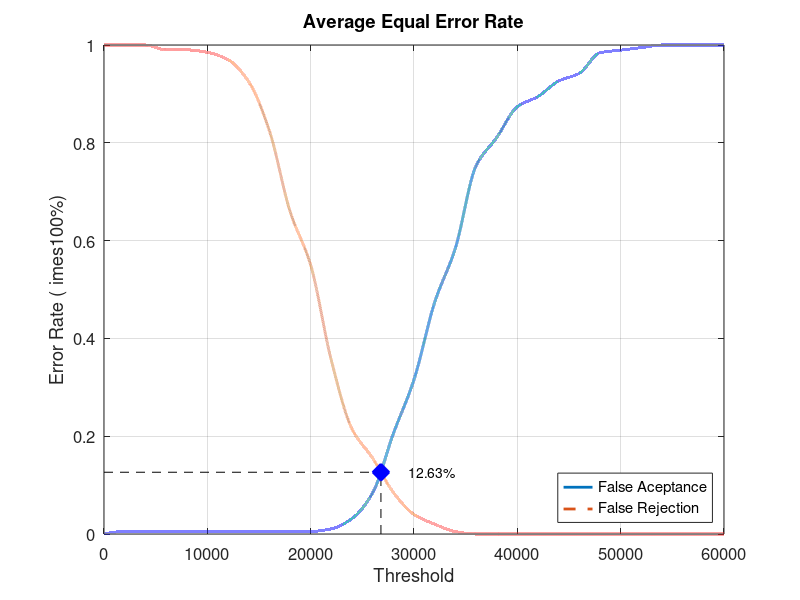
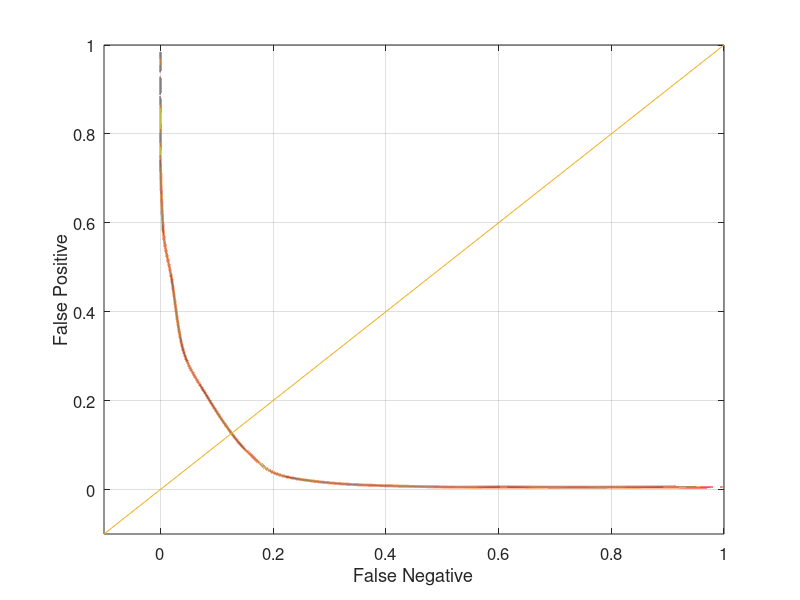

Write the MATLAB code that produced these figures, in order.
close all;
clear;
clc;
x = 0:2000:60000;
xq = 0:0.5:60000;

y0 = [0 0.00526316 0.00526316 0.00526316 0.00526316 0.00526316 0.00526316 0.00526316 0.00526316 0.00526316 0.00526316 0.0105263 0.0315789 0.0842105 0.205263 0.315789 0.473684 0.584211 0.752632 0.810526 0.873684 0.894737 0.926316 0.942105 0.984211 0.989474 0.994737 1 1 1 1]
yy0 = interp1(x, y0, xq, 'pchip');
y1 = [1 1 1 0.99 0.99 0.985 0.97 0.925 0.825 0.66 0.55 0.355 0.215 0.155 0.085 0.04 0.02 0.005 0 0 0 0 0 0 0 0 0 0 0 0 0]
yy1 = interp1(x, y1, xq, 'pchip');

% Calculating EER: 
y2 = abs(y0 - y1);
find(y2 == min(y2))
yy2 = abs(yy0 - yy1);
xEER = find(yy2 == min(yy2));
xEERIndex = xq(xEER) % X-axis EER
yEER = yy0(xEER) % Y-axis EER

main = figure
plot(xq, yy0,'-','LineWidth', 2);	hold on
plot(xq, yy1,'--','LineWidth', 2);	hold on
plot([xEERIndex xEERIndex], [0 yEER], 'k--');	hold on
plot([0 xEERIndex], [yEER yEER], 'k--');	hold on
plot(xEERIndex, yEER, 'bx', 'LineWidth', 10);	hold on
text(xEERIndex + 10 * xEERIndex / 100, yEER, [num2str(round((10000 * yEER)) / 100) '%'])
legend('False Aceptance', 'False Rejection', 'Location', 'SouthEast')
xlabel('Threshold')
ylabel('Error Rate (	imes100%)')
title('Average Equal Error Rate')
set(gca, 'FontSize', 12)
axis([0 60000 0 1])
grid on

print(main, 'Database4_2Main', '-dpng');
FNRxFPR = figure('Color', [1 1 1]);
plot(yy1, yy0, '-', yy1, yy0, 'LineWidth', 2);
hold on
y = -0.1:0.1:1
plot(y, y); 
set(gca, 'FontSize', 12)
xlabel('False Negative')
ylabel('False Positive')
axis([-0.1 1 -0.1 1])
set(gca, 'FontSize', 12)
grid on

print(FNRxFPR, 'Database4_2FNRxFPR','-dpng');
